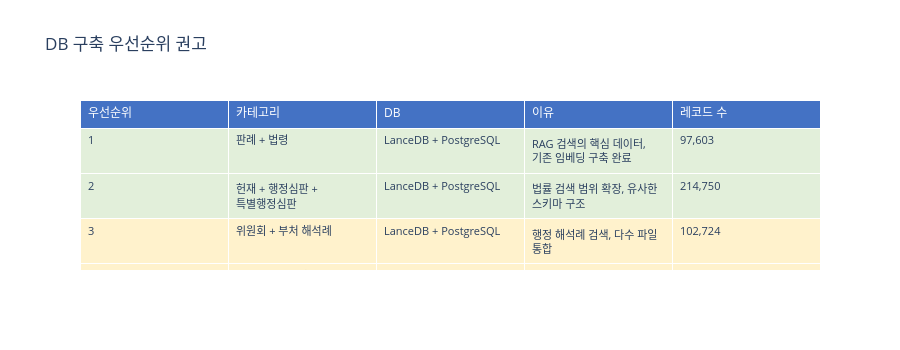

Notebook code for this chart:
### Code cell
# ── DB 구축 우선순위 권고 테이블 ─────────────────────────
priority_data = [
    {
        "우선순위": 1,
        "카테고리": "판례 + 법령",
        "DB": "LanceDB + PostgreSQL",
        "이유": "RAG 검색의 핵심 데이터, 기존 임베딩 구축 완료",
        "레코드 수": f"{sum(f['record_count'] for f in phase1 if f['category'] in ('precedent', 'law')):,}",
    },
    {
        "우선순위": 2,
        "카테고리": "헌재 + 행정심판 + 특별행정심판",
        "DB": "LanceDB + PostgreSQL",
        "이유": "법률 검색 범위 확장, 유사한 스키마 구조",
        "레코드 수": f"{sum(f['record_count'] for f in phase1 if f['category'] in ('constitutional', 'administration', 'special_tribunal')):,}",
    },
    {
        "우선순위": 3,
        "카테고리": "위원회 + 부처 해석례",
        "DB": "LanceDB + PostgreSQL",
        "이유": "행정 해석례 검색, 다수 파일 통합",
        "레코드 수": f"{sum(f['record_count'] for f in phase1 if f['category'] in ('committee', 'cgm_expc', 'legislation')):,}",
    },
    {
        "우선순위": 4,
        "카테고리": "법률용어 + 조약 + 행정규칙",
        "DB": "PostgreSQL (검색 보조)",
        "이유": "MeCab 보강, 참고 데이터",
        "레코드 수": f"{sum(f['record_count'] for f in phase1 if f['category'] in ('law_term', 'treaty', 'school')):,}",
    },
    {
        "우선순위": 5,
        "카테고리": "그래프 확장 (헌재/행정심판 노드)",
        "DB": "Neo4j",
        "이유": "인용 관계 그래프 확장, RAG 컨텍스트 보강",
        "레코드 수": "-",
    },
]

df_priority = pd.DataFrame(priority_data)

fig = go.Figure(data=[go.Table(
    header=dict(
        values=list(df_priority.columns),
        fill_color="#4472C4",
        font=dict(color="white", size=12),
        align="left",
    ),
    cells=dict(
        values=[df_priority[col] for col in df_priority.columns],
        fill_color=[["#E2EFDA", "#E2EFDA", "#FFF2CC", "#FFF2CC", "#D9E2F3"]] * len(df_priority.columns),
        align="left",
        font=dict(size=11),
        height=35,
    ),
)])
fig.update_layout(title="DB 구축 우선순위 권고", height=350)
fig.show()

### Figure 1 — Plotly figure (JSON) as saved in the notebook; plotly's stock layout.template omitted (floating-point values rounded to 4 significant figures)
{"data": [{"cells": {"align": "left", "fill": {"color": [["#E2EFDA", "#E2EFDA", "#FFF2CC", "#FFF2CC", "#D9E2F3"], ["#E2EFDA", "#E2EFDA", "#FFF2CC", "#FFF2CC", "#D9E2F3"], ["#E2EFDA", "#E2EFDA", "#FFF2CC", "#FFF2CC", "#D9E2F3"], ["#E2EFDA", "#E2EFDA", "#FFF2CC", "#FFF2CC", "#D9E2F3"], ["#E2EFDA", "#E2EFDA", "#FFF2CC", "#FFF2CC", "#D9E2F3"]]}, "font": {"size": 11}, "height": 35, "values": [[1, 2, 3, 4, 5], ["판례 + 법령", "헌재 + 행정심판 + 특별행정심판", "위원회 + 부처 해석례", "법률용어 + 조약 + 행정규칙", "그래프 확장 (헌재/행정심판 노드)"], ["LanceDB + PostgreSQL", "LanceDB + PostgreSQL", "LanceDB + PostgreSQL", "PostgreSQL (검색 보조)", "Neo4j"], ["RAG 검색의 핵심 데이터, 기존 임베딩 구축 완료", "법률 검색 범위 확장, 유사한 스키마 구조", "행정 해석례 검색, 다수 파일 통합", "MeCab 보강, 참고 데이터", "인용 관계 그래프 확장, RAG 컨텍스트 보강"], ["97,603", "214,750", "102,724", "90,335", "-"]]}, "header": {"align": "left", "fill": {"color": "#4472C4"}, "font": {"color": "white", "size": 12}, "values": ["우선순위", "카테고리", "DB", "이유", "레코드 수"]}, "type": "table"}], "layout": {"height": 350, "title": {"text": "DB 구축 우선순위 권고"}}}
